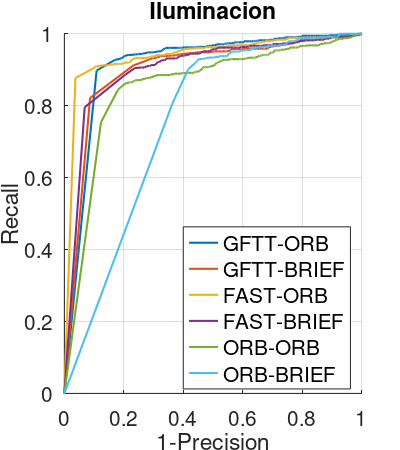

MATLAB code to generate this figure:
clear all;
close all;
clc;

width = 4;     % Width in inches
height = 4.5;    % Height in inches
alw = 0.75;    % AxesLineWidth
fsz = 15;      % Fontsize
lw = 1.5;      % LineWidth
msz = 6;       % MarkerSize

figure(1);
pos = get(gcf, 'Position');
set(gcf, 'Position', [pos(1) pos(2) width*100, height*100]); %<- Set size
set(gca, 'FontSize', fsz, 'LineWidth', alw); %<- Set properties

hold on;
grid off;

file=csvread('GFTT-ORB.csv');
r=file(:,1);
p=file(:,2);
p1=plot(p,r,'LineWidth',lw);

file=csvread('GFTT-BRIEF.csv');
r=file(:,1);
p=file(:,2);
p2=plot(p,r,'LineWidth',lw);

file=csvread('FAST-ORB.csv');
r=file(:,1);
p=file(:,2);
p3=plot(p,r,'LineWidth',lw);

file=csvread('FAST-BRIEF.csv');
r=file(:,1);
p=file(:,2);
p4=plot(p,r,'LineWidth',lw);

file=csvread('ORB-ORB.csv');
r=file(:,1);
p=file(:,2);
p5=plot(p,r,'LineWidth',lw);

file=csvread('ORB-BRIEF.csv');
r=file(:,1);
p=file(:,2);
p6=plot(p,r,'LineWidth',lw);

title('Iluminacion');
xlabel('1-Precision');
ylabel('Recall');
grid on

a=axes('position',get(gca,'position'),'visible','off');
legend(a,[p1 p2 p3 p4 p5 p6],'GFTT-ORB','GFTT-BRIEF','FAST-ORB','FAST-BRIEF',
'ORB-ORB','ORB-BRIEF','FontSize', fsz, 'Location','SouthEast');
hold off

% Here we preserve the size of the image when we save it.
set(gcf,'InvertHardcopy','on');
set(gcf,'PaperUnits', 'inches');
papersize = get(gcf, 'PaperSize');
left = (papersize(1)- width)/2;
bottom = (papersize(2)- height)/2;
myfiguresize = [left, bottom, width, height];
set(gcf,'PaperPosition', myfiguresize);
 
% Save the file as PNG
 print('IlluminationRP','-dpng','-r300');